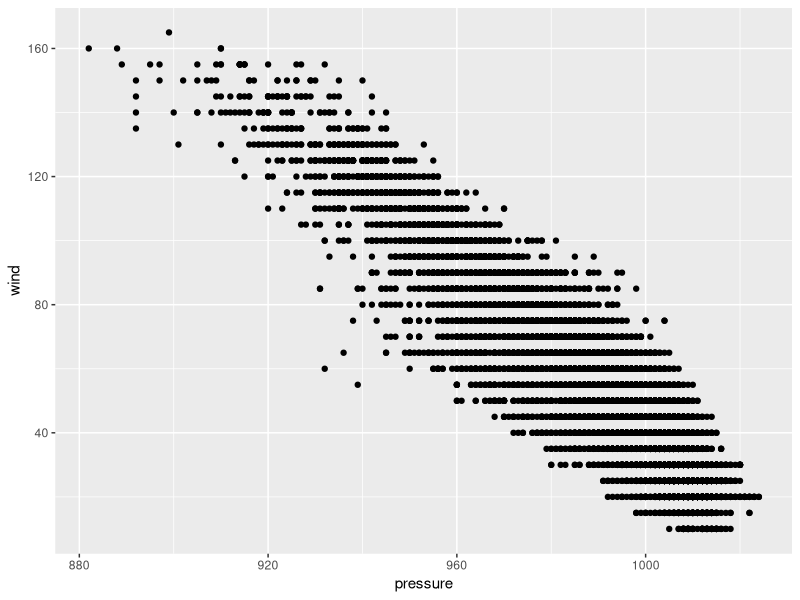

The R script that drew this image:
## ---- chunk 1
library(tidyverse)
## ---- chunk 2
ggplot(data = storms) +
  geom_point(mapping = aes(x = pressure, y = wind))
